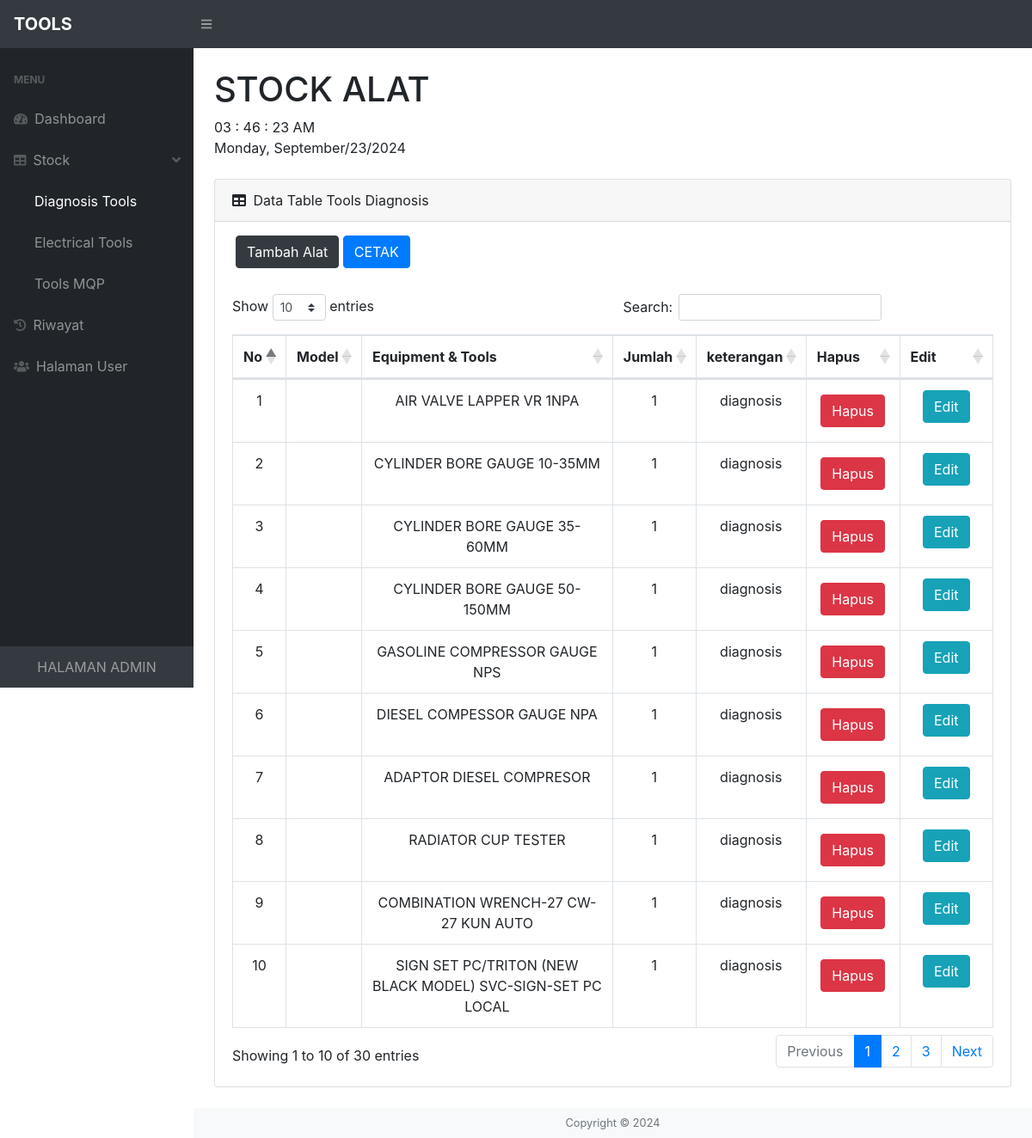
Page /admin2/stock/diagnosis.php on the committed database.
### tables this page shows
CREATE TABLE `diagnosis` (
  `id` int(11) NOT NULL,
  `model` varchar(100) NOT NULL,
  `nama_alat` varchar(100) NOT NULL,
  `jumlah` varchar(10) NOT NULL,
  `keterangan` varchar(100) NOT NULL
);

### admin2/stock/diagnosis.php (the view, shortened to what this page needs)
<?php
require '../koneksi.php';
    $sql = "SELECT * FROM diagnosis";
    $result = $conn->query($sql);
?>
<!DOCTYPE html>
<html lang="en">
<head>
    <link href="../css/styles.css" rel="stylesheet" />
    <link href="https://cdn.datatables.net/1.10.20/css/dataTables.bootstrap4.min.css" rel="stylesheet" />
</head>
<body class="sb-nav-fixed">
    <nav class="sb-topnav navbar navbar-expand navbar-dark bg-dark">
        <a class="navbar-brand"><b>TOOLS</b></a>
        <button class="btn btn-link btn-sm order-1 order-lg-0" id="sidebarToggle" href="#"><i class="fas fa-bars"></i></button>
    </nav>
    <div id="layoutSidenav">
        <div id="layoutSidenav_nav">
            <nav class="sb-sidenav accordion sb-sidenav-dark" id="sidenavAccordion">
                <div class="sb-sidenav-menu">
                    <div class="nav">
                        <div class="sb-sidenav-menu-heading">Menu</div>
                        <a class="nav-link" href="../index.php">
                            <div class="sb-nav-link-icon"><i class="fas fa-tachometer-alt"></i></div>
                            Dashboard
                        </a>
                        <a class="nav-link collapsed" href="#" data-toggle="collapse" data-target="#collapseLayouts" aria-expanded="false" aria-controls="collapseLayouts">
                            <div class="sb-nav-link-icon"><i class="fas fa-table"></i></div>
                            Stock
                            <div class="sb-sidenav-collapse-arrow"><i class="fas fa-angle-left"></i></div>
                        </a>
                        <div>
                            <nav class="sb-sidenav-menu-nested">
                            <a class="nav-link" href="diagnosis.php">Diagnosis Tools</a>
                            <a class="nav-link" href="electrical.php">Electrical Tools</a>
                            <a class="nav-link" href="mqp.php">Tools MQP</a>
                            </nav>
                        </div>
                        <a class="nav-link" href="../riwayat/index.php">
                            <div class="sb-nav-link-icon"><i class="fas fa-history"></i></div>
                            Riwayat
                        </a>
                        <a class="nav-link" href="../login/nama.php">
                            <div class="sb-nav-link-icon"><i class="fas fa-users"></i></div>
                            Halaman User
                        </a>
                    </div>
                </div>
                <div class="sb-sidenav-footer" align="center">
                        HALAMAN ADMIN
                    </div>
            </nav>
        </div>
        <div id="layoutSidenav_content">
            <main>
                <div class="container-fluid">
                    <h1 class="mt-4">STOCK ALAT </h1>
                    <div class="digital-clock">
                        <div class="time">
                            <span class="hours">00</span>
                            <span class="colon">:</span>
                            <span class="minutes">00</span>
                            <span class="colon">:</span>
                            <span class="seconds">00</span>
                            <span class="period">PM</span>
                        </div>
                        <div class="date"></div>
                    </div>
                    <br>
                    <div class="card mb-4">
                    <div class="card-header">
                        <i class="fas fa-table mr-1"></i>
                                Data Table Tools Diagnosis
                        </div>
                        <div class="container mt-3">  <button type="button" class="btn btn-dark" data-bs-toggle="modal" data-bs-target="#myModal">Tambah Alat</button>
                            <a class="btn btn-primary" href="../laporan/diagnosis.php" role="button">CETAK</a>
                        </div>
                        <div class="card-body">
                            <div class="table-responsive">
                                <table class="table table-bordered" id="dataTable" width="100%" cellspacing="0">
                                    <thead align="center">
                                        <tr>
                                            <th>No</th>
                                            <th>Model</th>
                                            <th>Equipment & Tools</th>
                                            <th>Jumlah</th>
                                            <th>keterangan</th>
                                            <th width="70px">Hapus</th>
                                            <th width="70px">Edit</th>
                                        </tr>
                                    </thead>
                                    <tbody align="center">
<?php
    if ($result->num_rows > 0) {
        $no = 1;
        while ($row = $result->fetch_assoc()) {
            echo "<tr>";
            echo "<td>" . $no++ . "</td>";
            echo "<td>" . $row['model'] . "</td>";
            echo "<td>" . $row['nama_alat'] . "</td>";
            echo "<td>" . $row['jumlah'] . "</td>";
            echo "<td>" . $row['keterangan'] . "</td>";
            echo "<td>
                    <form method='post' style='display:inline;'>
                        <input type='hidden' name='id' value='" . $row['id'] . "'>
                        <input type='submit' name='delete' value='Hapus' class='btn btn-danger' />
                    </form>
                  </td>";
            echo "<td>
                    <button type='button' class='btn btn-info' onclick=\"openEditModal('". htmlspecialchars($row['id'], ENT_QUOTES) . "', '". htmlspecialchars($row['model'], ENT_QUOTES) . "', '". htmlspecialchars($row['nama_alat'], ENT_QUOTES) . "', '". htmlspecialchars($row['jumlah'], ENT_QUOTES) . "', '". htmlspecialchars($row['keterangan'], ENT_QUOTES) . "') \">Edit</button>
                  </td>";
            echo "</tr>";
        }
    } else {
        echo "<tr><td colspan='7'>Data tidak ada</td></tr>";
    }
?>
</tbody>
                                </table>
                            </div>
                        </div>
                    </div>
                </div>
            </main>
            <footer class="py-2 bg-light mt-auto">
                <div class="container-fluid">
                    <div class="d-flexjustify-content-between small">
                        <div class="text-muted " align="center">Copyright &copy; 2024 </div>
                    </div>
                </div>
            </footer>
        </div>
    </div>
</body>
</html>

### admin2/stock/diagnosis.php (style rules this page uses)
label, input, select { display: block; margin: 5px 0; }

### rows in the picture
diagnosis: nama_alat "AIR VALVE LAPPER VR 1NPA", jumlah "1", keterangan "diagnosis"
diagnosis: nama_alat "CYLINDER BORE GAUGE 10-35MM", jumlah "1", keterangan "diagnosis"
diagnosis: nama_alat "CYLINDER BORE GAUGE 35-60MM", jumlah "1", keterangan "diagnosis"
diagnosis: nama_alat "CYLINDER BORE GAUGE 50-150MM", jumlah "1", keterangan "diagnosis"
diagnosis: nama_alat "GASOLINE COMPRESSOR GAUGE NPS", jumlah "1", keterangan "diagnosis"
diagnosis: nama_alat "DIESEL COMPESSOR GAUGE NPA", jumlah "1", keterangan "diagnosis"
diagnosis: nama_alat "ADAPTOR DIESEL COMPRESOR", jumlah "1", keterangan "diagnosis"
diagnosis: nama_alat "RADIATOR CUP TESTER", jumlah "1", keterangan "diagnosis"
diagnosis: nama_alat "COMBINATION WRENCH-27 CW-27 KUN AUTO", jumlah "1", keterangan "diagnosis"
diagnosis: nama_alat "SIGN SET PC/TRITON (NEW BLACK MODEL) SVC-SIGN-SET PC LOCAL", jumlah "1", keterangan "diagnosis"
